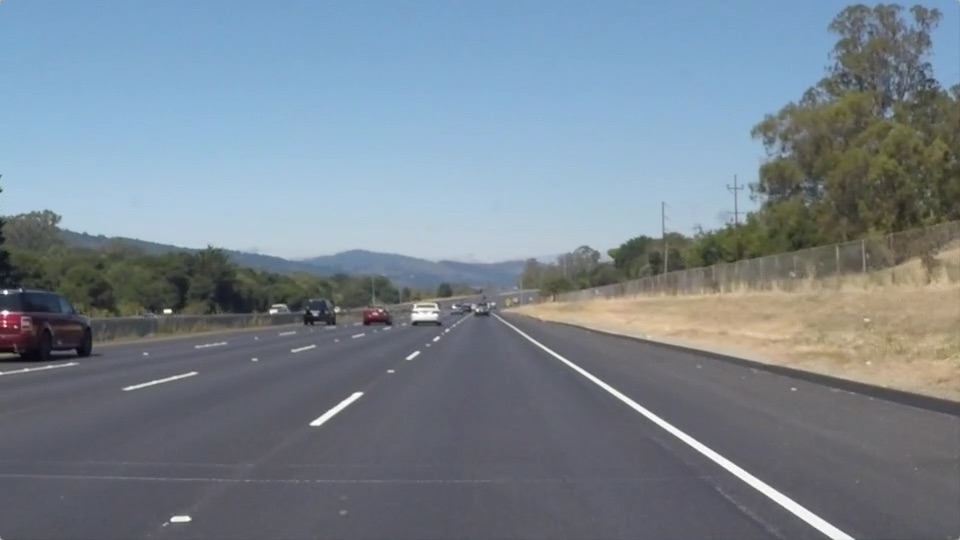
#> input picture CV_Labs/Lab_2_Edge_Detection/lane_detect_test.jpg, 960 x 540 px
$ jupyter execute Edge_Detection.ipynb   (older library calls are emulated)
#> lines starting #> are read from the running program, lines starting #| are printed output that depends on the picture; after the words box and inside, x2 and y2 are one past the last pixel; in counts of white or black regions, pixels touching at a corner belong together
[cell 1]
import cv2
from google.colab.patches import cv2_imshow
import matplotlib.pyplot as plt
import numpy as np
from scipy import ndimage
from numpy import random
from astropy.visualization import make_lupton_rgb

[cell 2]
img = cv2.imread('lane_detect_test.jpg',0)
#> img: shape (540, 960); min 8, max 255, mean 130.1

[cell 3]
img.shape
#> Out = (540, 960)

# Canny Edge Detector

[cell 4]
cv2_imshow(img)

[cell 5]
#Hysteresis Thresholding
#This stage decides which are all edges are really edges and which are not.
#For this, we need two threshold values, minVal and maxVal.
# Any edges with intensity gradient more than maxVal are sure to be edges
#and those below minVal are sure to be non-edges, so discarded.

[cell 6]
edges = cv2.Canny(img,100,200)
#> edges: shape (540, 960); 1.6% white in thin lines or dots
plt.subplot(121),plt.imshow(img,cmap = 'gray')
plt.title('Original Image'), plt.xticks([]), plt.yticks([])
plt.subplot(122),plt.imshow(edges,cmap = 'gray')
plt.title('Edge Image'), plt.xticks([]), plt.yticks([])
plt.show()

[cell 7]
edges.shape
#> Out = (540, 960)

[cell 8]
edges = cv2.Canny(img,10,200)
#> edges: shape (540, 960); 3.2% white in thin lines or dots
plt.subplot(121),plt.imshow(img,cmap = 'gray')
plt.title('Original Image'), plt.xticks([]), plt.yticks([])
plt.subplot(122),plt.imshow(edges,cmap = 'gray')
plt.title('Edge Image'), plt.xticks([]), plt.yticks([])
plt.show()

[cell 9]
edges = cv2.Canny(img,0,100)
#> edges: shape (540, 960); 5.5% white in thin lines or dots
plt.subplot(121),plt.imshow(img,cmap = 'gray')
plt.title('Original Image'), plt.xticks([]), plt.yticks([])
plt.subplot(122),plt.imshow(edges,cmap = 'gray')
plt.title('Edge Image'), plt.xticks([]), plt.yticks([])
plt.show()

[cell 10]
edges = cv2.Canny(img,200,300)
#> edges: shape (540, 960); 0.73% white in thin lines or dots, all inside (x1, y1, x2, y2) = (0, 70, 960, 540)
plt.subplot(121),plt.imshow(img,cmap = 'gray')
plt.title('Original Image'), plt.xticks([]), plt.yticks([])
plt.subplot(122),plt.imshow(edges,cmap = 'gray')
plt.title('Edge Image'), plt.xticks([]), plt.yticks([])
plt.show()

[cell 11]
edges = cv2.Canny(img,0,10)
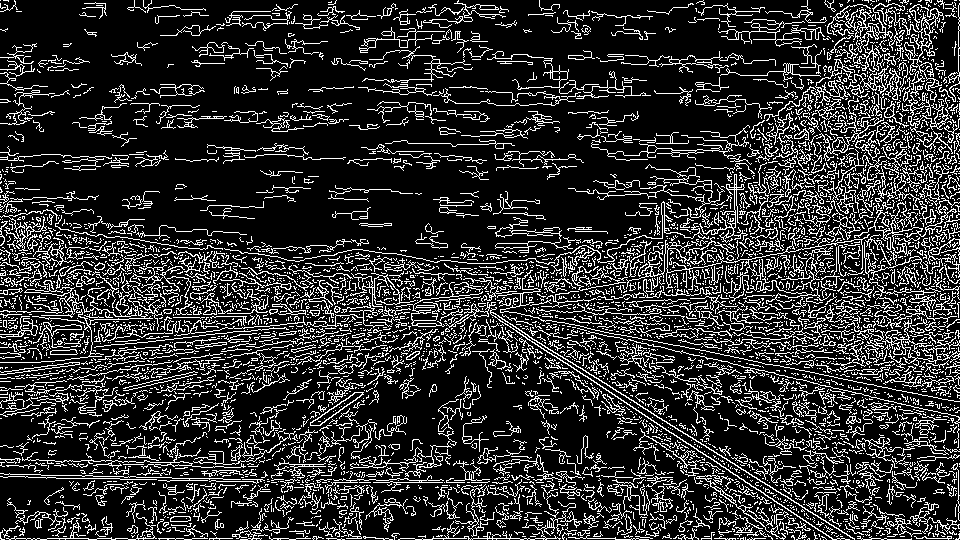
#> edges: shape (540, 960); 18.7% white in thin lines or dots
plt.subplot(121),plt.imshow(img,cmap = 'gray')
plt.title('Original Image'), plt.xticks([]), plt.yticks([])
plt.subplot(122),plt.imshow(edges,cmap = 'gray')
plt.title('Edge Image'), plt.xticks([]), plt.yticks([])
plt.show()

[cell 12]
edges = cv2.Canny(img,0,50)
#> edges: shape (540, 960); 7.7% white in thin lines or dots
plt.subplot(121),plt.imshow(img,cmap = 'gray')
plt.title('Original Image'), plt.xticks([]), plt.yticks([])
plt.subplot(122),plt.imshow(edges,cmap = 'gray')
plt.title('Edge Image'), plt.xticks([]), plt.yticks([])
plt.show()

[cell 13]
edges = cv2.Canny(img,0,100)
plt.subplot(121),plt.imshow(img,cmap = 'gray')
plt.title('Original Image'), plt.xticks([]), plt.yticks([])
plt.subplot(122),plt.imshow(edges,cmap = 'gray')
plt.title('Edge Image'), plt.xticks([]), plt.yticks([])
plt.show()

[cell 14]
edges = cv2.Canny(img,100,110)
#> edges: shape (540, 960); 2.2% white in thin lines or dots
plt.subplot(121),plt.imshow(img,cmap = 'gray')
plt.title('Original Image'), plt.xticks([]), plt.yticks([])
plt.subplot(122),plt.imshow(edges,cmap = 'gray')
plt.title('Edge Image'), plt.xticks([]), plt.yticks([])
plt.show()

[cell 15]
img = cv2.imread('shapessm.jpg',0)
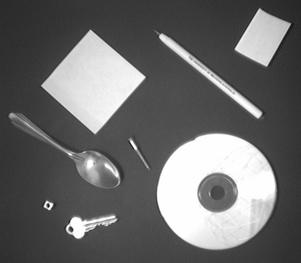
#> input picture CV_Labs/Lab_2_Edge_Detection/shapessm.jpg, 301 x 263 px
#> img is the input picture: shape (263, 301); min 14, max 255, mean 106.3
cv2_imshow(img)
edges = cv2.Canny(img,100,200)
#> edges: shape (263, 301); 3.4% white in thin lines or dots, all inside (x1, y1, x2, y2) = (9, 8, 291, 250)
plt.subplot(121),plt.imshow(img,cmap = 'gray')
plt.title('Original Image'), plt.xticks([]), plt.yticks([])
plt.subplot(122),plt.imshow(edges,cmap = 'gray')
plt.title('Edge Image'), plt.xticks([]), plt.yticks([])
plt.show()

[cell 16]
img = cv2.imread('step2line.png',0)
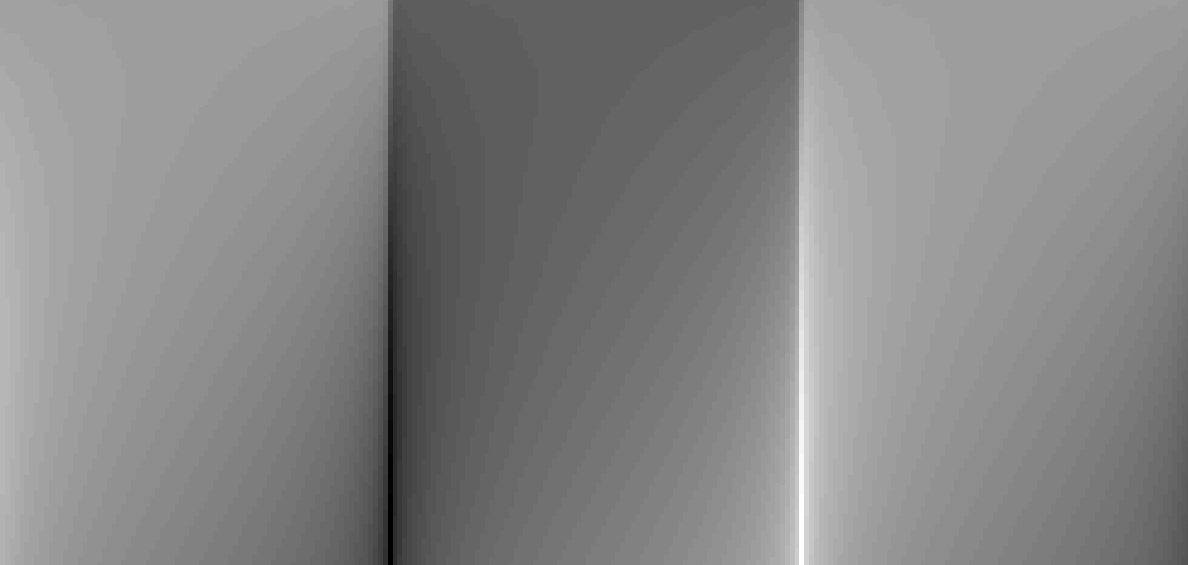
#> input picture CV_Labs/Lab_2_Edge_Detection/step2line.png, 1188 x 565 px
#> img is the input picture: shape (565, 1188); min 0, max 255, mean 133.3
cv2_imshow(img)
edges = cv2.Canny(img,20,100)
#> edges: shape (565, 1188); 0.31% white in thin lines or dots, all inside (x1, y1, x2, y2) = (387, 0, 805, 565)
plt.subplot(121),plt.imshow(img,cmap = 'gray')
plt.title('Original Image'), plt.xticks([]), plt.yticks([])
plt.subplot(122),plt.imshow(edges,cmap = 'gray')
plt.title('Edge Image'), plt.xticks([]), plt.yticks([])
plt.show()

# Sobel

[cell 17]
img = cv2.imread('lane_detect_test.jpg',0)

laplacian = cv2.Laplacian(img,cv2.CV_64F)
sobelx = cv2.Sobel(img,cv2.CV_64F,1,0,ksize=5)
sobely = cv2.Sobel(img,cv2.CV_64F,0,1,ksize=5)
plt.subplot(2,2,1),plt.imshow(img,cmap = 'gray')
plt.title('Original'), plt.xticks([]), plt.yticks([])
plt.subplot(2,2,2),plt.imshow(laplacian,cmap = 'gray')
plt.title('Laplacian'), plt.xticks([]), plt.yticks([])
plt.subplot(2,2,3),plt.imshow(sobelx,cmap = 'gray')
plt.title('Sobel X'), plt.xticks([]), plt.yticks([])
plt.subplot(2,2,4),plt.imshow(sobely,cmap = 'gray')
plt.title('Sobel Y'), plt.xticks([]), plt.yticks([])

plt.show()

[cell 18]
img = cv2.imread('shapessm.jpg',0)

laplacian = cv2.Laplacian(img,cv2.CV_64F)
#> laplacian: shape (263, 301) float64
sobelx = cv2.Sobel(img,cv2.CV_64F,1,0,ksize=5)
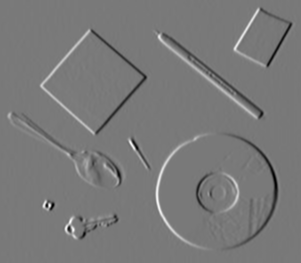
#> sobelx: shape (263, 301) float64; min -8538, max 9378, mean -0.6; drawn with min black and max white
sobely = cv2.Sobel(img,cv2.CV_64F,0,1,ksize=5)
#> sobely: shape (263, 301) float64

plt.subplot(2,2,1),plt.imshow(img,cmap = 'gray')
plt.title('Original'), plt.xticks([]), plt.yticks([])
plt.subplot(2,2,2),plt.imshow(laplacian,cmap = 'gray')
plt.title('Laplacian'), plt.xticks([]), plt.yticks([])
plt.subplot(2,2,3),plt.imshow(sobelx,cmap = 'gray')
plt.title('Sobel X'), plt.xticks([]), plt.yticks([])
plt.subplot(2,2,4),plt.imshow(sobely,cmap = 'gray')
plt.title('Sobel Y'), plt.xticks([]), plt.yticks([])

plt.show()

[cell 19]
img = cv2.imread('step2line.png',0)

laplacian = cv2.Laplacian(img,cv2.CV_64F)
#> laplacian: shape (565, 1188) float64
sobelx = cv2.Sobel(img,cv2.CV_64F,1,0,ksize=5)
#> sobelx: shape (565, 1188) float64
sobely = cv2.Sobel(img,cv2.CV_64F,0,1,ksize=5)
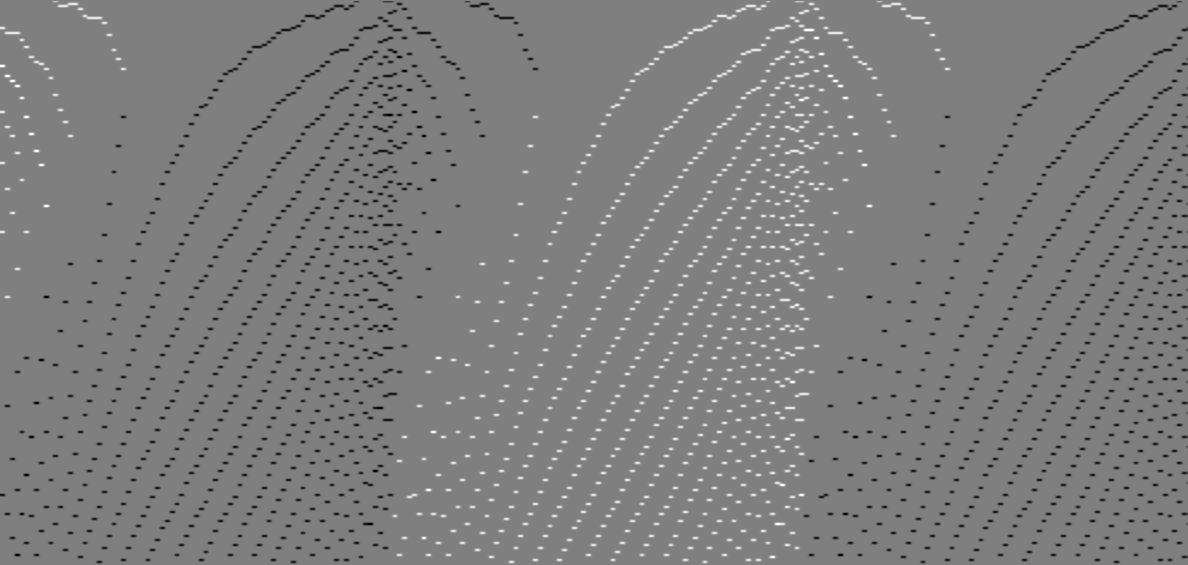
#> sobely: shape (565, 1188) float64; min -240, max 240, mean -1.9; drawn with min black and max white

plt.subplot(2,2,1),plt.imshow(img,cmap = 'gray')
plt.title('Original'), plt.xticks([]), plt.yticks([])
plt.subplot(2,2,2),plt.imshow(laplacian,cmap = 'gray')
plt.title('Laplacian'), plt.xticks([]), plt.yticks([])
plt.subplot(2,2,3),plt.imshow(sobelx,cmap = 'gray')
plt.title('Sobel X'), plt.xticks([]), plt.yticks([])
plt.subplot(2,2,4),plt.imshow(sobely,cmap = 'gray')
plt.title('Sobel Y'), plt.xticks([]), plt.yticks([])

plt.show()

# Hough transform

[cell 20]
img = cv2.imread('lane_detect_test.jpg')
#> img is the input picture: shape (540, 960, 3); mean B, G, R 143.7, 132.6, 120.3
gray = cv2.cvtColor(img,cv2.COLOR_BGR2GRAY)
edges = cv2.Canny(gray,50,150,apertureSize = 3)
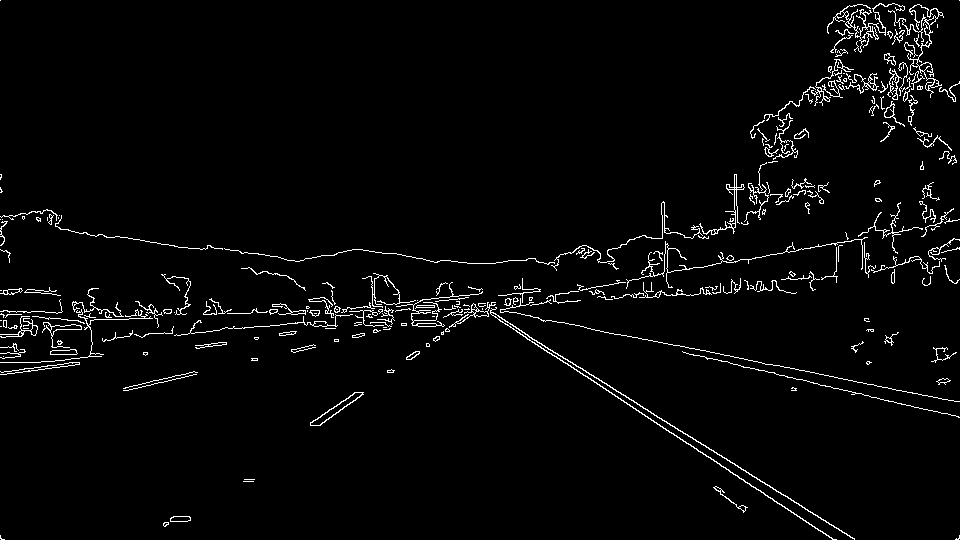
#> edges: shape (540, 960); 2.8% white in thin lines or dots
cv2_imshow(edges)
#Threshold,minLineLength,maxLineGap
minLineLength = 30
maxLineGap = 10
lines = cv2.HoughLinesP(edges,1,np.pi/180,1,minLineLength,maxLineGap)
#> lines = 46 rows, first 6: [550, 349, 816, 515], [254, 326, 267, 326], [758, 257, 769, 255], [596, 383, 618, 397], [63, 350, 75, 349], [787, 509, 813, 526]
for x in range(0, len(lines)):
    for x1,y1,x2,y2 in lines[x]:
        cv2.line(img,(x1,y1),(x2,y2),(0,255,0),2)
#> this loop made 46 passes
#> img: shape (540, 960, 3); 0.66% of pixels changed, all inside (x1, y1, x2, y2) = (6, 239, 936, 528)
cv2_imshow(img)

[cell 21]
img = cv2.imread('/content/shapessm.jpg')
gray = cv2.cvtColor(img,cv2.COLOR_BGR2GRAY)
edges = cv2.Canny(gray,50,150,apertureSize = 3)
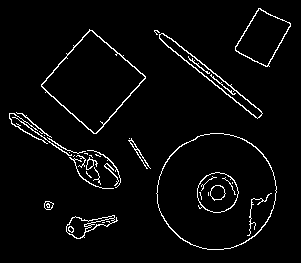
#> edges: shape (263, 301); 3.7% white in thin lines or dots, all inside (x1, y1, x2, y2) = (9, 8, 291, 250)
cv2_imshow(edges)
#Threshold,minLineLength,maxLineGap
minLineLength = 30
maxLineGap = 10
lines = cv2.HoughLinesP(edges,1,np.pi/180,15,minLineLength,maxLineGap)
#> lines = 26 rows, first 6: [163, 42, 255, 117], [91, 30, 132, 65], [186, 50, 261, 111], [96, 133, 145, 77], [31, 135, 44, 141], [53, 144, 64, 152]
for x in range(0, len(lines)):
    for x1,y1,x2,y2 in lines[x]:
        cv2.line(img,(x1,y1),(x2,y2),(0,255,0),2)
#> this loop made 26 passes
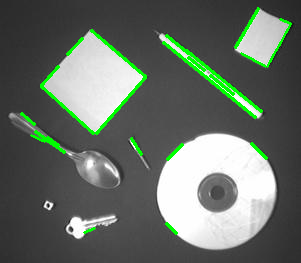
#> img: shape (263, 301, 3); 3.58% of pixels changed, all inside (x1, y1, x2, y2) = (20, 7, 292, 235)

cv2_imshow(img)

[cell 22]
img = cv2.imread('/content/step2line.png',0)
cv2_imshow(img)
edges = cv2.Canny(img,100,200,apertureSize = 3)
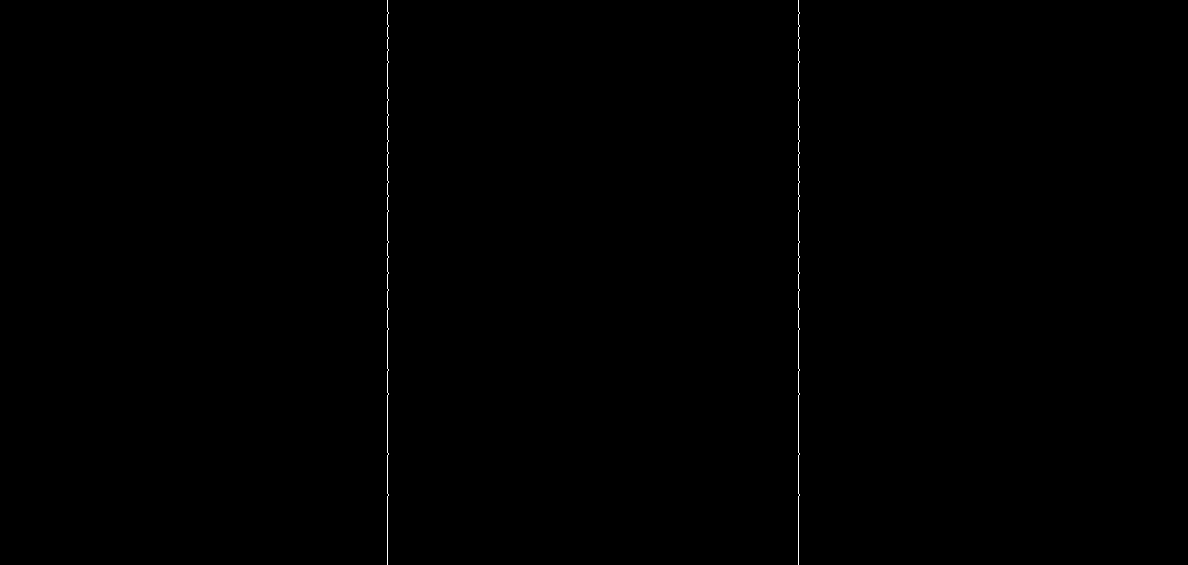
#> edges: shape (565, 1188); 0.17% white in thin lines or dots, all inside (x1, y1, x2, y2) = (387, 0, 800, 565)
cv2_imshow(edges)
#Threshold,minLineLength,maxLineGap
minLineLength = 30
maxLineGap = 10
lines = cv2.HoughLinesP(edges,1,np.pi/180,15,minLineLength,maxLineGap)
#> lines = 35 rows, first 6: [387, 368, 387, 330], [798, 255, 798, 243], [798, 368, 798, 330], [387, 493, 387, 455], [798, 452, 798, 395], [387, 165, 387, 154]
for x in range(0, len(lines)):
    for x1,y1,x2,y2 in lines[x]:
        cv2.line(img,(x1,y1),(x2,y2),(0,255,0),2)
#> this loop made 35 passes
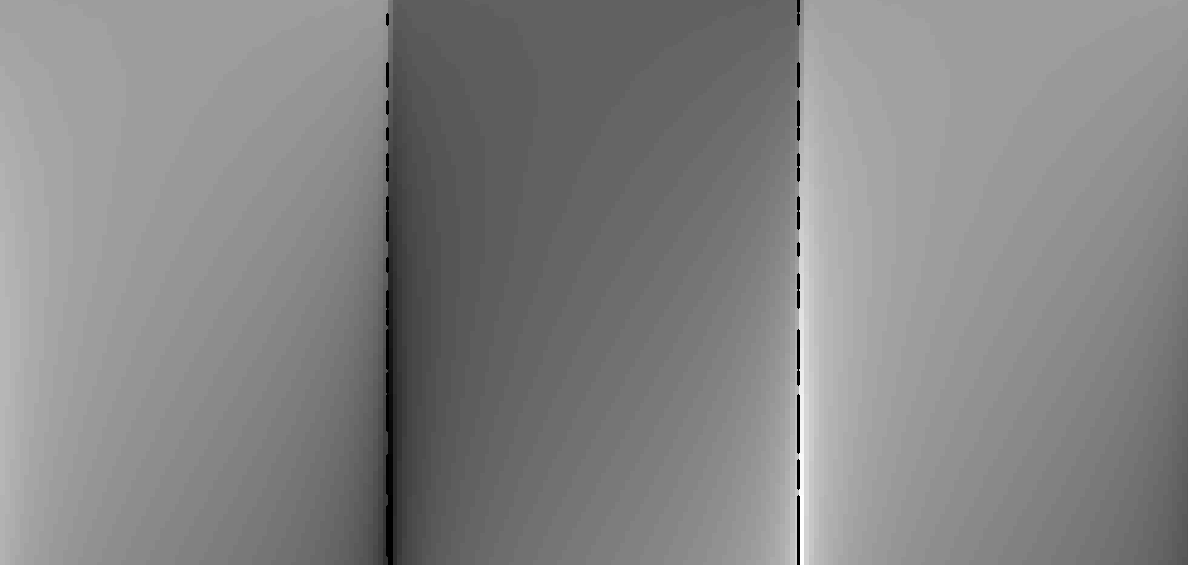
#> img: shape (565, 1188); 0.34% of pixels changed, all inside (x1, y1, x2, y2) = (386, 0, 800, 565)

cv2_imshow(img)
